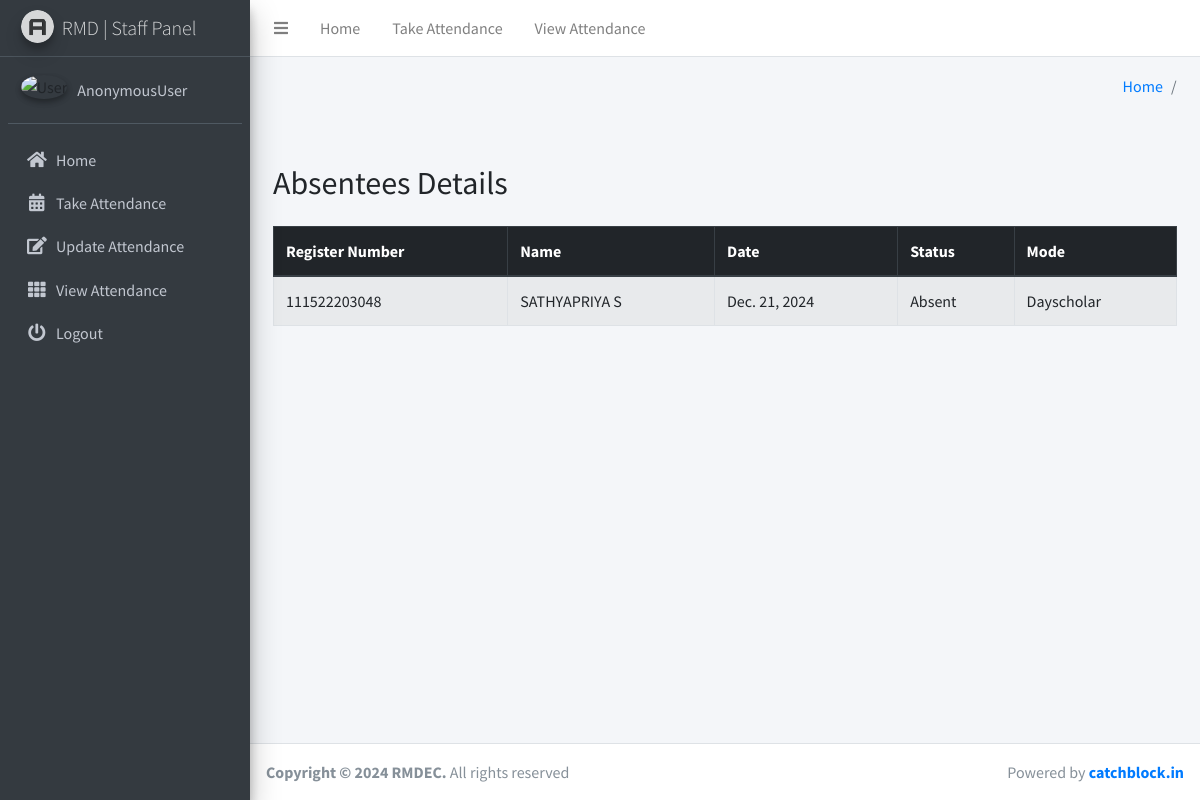
Page /principal_absent_student_info on the committed database.
### attendanceapp/models.py (models this page shows, shortened)
class Student(models.Model):
    modeList=(
        ('Hosteller','Hosteller'),
        ('Dayscholar','Dayscholar')
    )
    register_number = models.CharField(max_length=12, unique=True)
    name = models.CharField(max_length=50)
    Class = models.ForeignKey(Class, on_delete=models.CASCADE)
    mode = models.CharField(choices=modeList,max_length=10)

class AttendanceReport(models.Model):
    student = models.ForeignKey(Student, on_delete=models.CASCADE)
    Class = models.ForeignKey(Attendance, on_delete=models.CASCADE)
    mode = models.CharField(max_length=10)
    status = models.CharField(max_length=10)
    reason = models.TextField(blank=True, null=True)
    date = models.DateField()
    created_at = models.DateTimeField(auto_now_add=True)
    updated_at = models.DateTimeField(auto_now=True)

### attendanceapp/views.py (the view)
# urls.py: path('principal_absent_student_info',views.principal_absent_students_info,name='hod_present_student_info'),
def principal_absent_students_info(request):
        students_data = []
        students = AttendanceReport.objects.filter(date=timezone.now().date(),status='Absent')
        for item in students:
            data = {
                'register_number':item.student.register_number,
                'name':item.student.name,
                'department':item.Class.department,
                'semester':item.Class.semester,
                'section':item.Class.section,
                'date':item.date,
                'status':item.status,
                'mode':item.mode
                }
            students_data.append(data)
        context = {
            'students': students_data
        }
        return render(request,'absent_students_info.html',context)

### templates/absent_students_info.html (shortened to what this page needs)
{% extends 'base.html' %}
{% load static %}
{% block content %}
<section class="content">
    <div class="container-fluid">
        <div class="container mt-4">
            <h2 class="mb-4">Absentees Details</h2>
            <table class="table table-striped table-bordered">
                <thead class="thead-dark">
                    <tr>
                        <th>Register Number</th>
                        <th>Name</th>
                        <th>Date</th>
                        <th>Status</th>
                        <th>Mode</th>
                    </tr>
                </thead>
                <tbody>
                    {% for student in students %}
                    <tr>
                        <td>{{ student.register_number }}</td>
                        <td>{{ student.name }}</td>
                        {% if student.date and student.status%}
                        <td>{{ student.date }}</td>
                        <td>{{ student.status }}</td>
                        {% endif %}
                        <td>{{ student.mode }}</td>
                    </tr>
                    {% endfor %}
                </tbody>
            </table>
        </div>
    </div>
</section>
{% endblock content %}

### rows in the picture
Student: register_number "111522203048", name "SATHYAPRIYA S"
AttendanceReport: date "Dec. 21, 2024", status "Absent", mode "Dayscholar"

### other values in the picture
{{ user }} "AnonymousUser"
